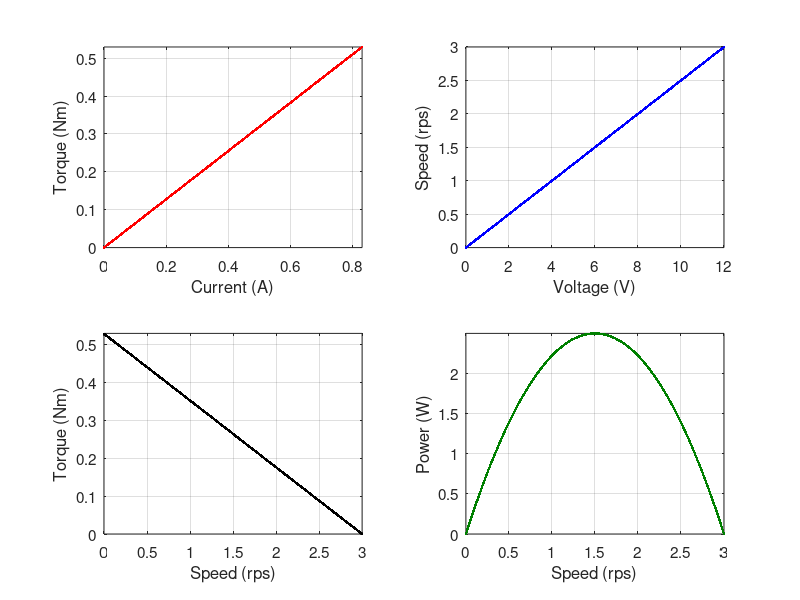

Source code (MATLAB): (Note: this script raises an error after producing the figure.)
clc, clear variables

% https://www.pololu.com/category/213/12v-carbon-brush-cb-20d-gearmotors

u_max = 12;
gearratio = 78;
switch gearratio
    case 78
        % https://www.pololu.com/product/3489
        % gear length: 17.5 mm -> gear ratio 63:1 or 78.125:1
        % measured gear ratio: 77.4 = 4644/3/(20) -> gear ratio 78.125
        w_max_rpm = 180;
        M_max_oz = 75;
    case 100
        % https://www.pololu.com/product/3490
        w_max_rpm = 140;
        M_max_oz = 85;
    case 195
        % https://www.pololu.com/product/3493
        w_max_rpm = 72;
        M_max_oz = 140;
    otherwise
end

kn = w_max_rpm/60*2*pi / u_max;
k_ozin2Nm = 0.0070615518333333;

w_max = kn*u_max;
M_max = M_max_oz * k_ozin2Nm;
i_max = M_max*kn;

a = -M_max/w_max;
b = M_max;

N = 1001;
w = (-w_max:2*w_max/(N-1):w_max).';
M(1:(N-1)/2,1) = a*w(1:(N-1)/2) - b;
M((N-1)/2:N,1) = a*w((N-1)/2:N) + b;

i = (-i_max:2*i_max/(N-1):i_max).';
u = (-u_max:2*u_max/(N-1):u_max).';

figure(1)
subplot(221)
plot(i, i/kn, 'r.'), grid on
axis([0 max(i) 0 max(i/kn)])
xlabel('Current (A)')
ylabel('Torque (Nm)')
set(gca,'FontSize',11)
subplot(222)
plot(u, u*kn/2/pi, 'b.'), grid on
axis([0 max(u) 0 max(u*kn/2/pi)])
xlabel('Voltage (V)')
ylabel('Speed (rps)')
set(gca,'FontSize',11)
subplot(223)
plot(w/2/pi, M, 'k.'), grid on
axis([0 max(w/2/pi) 0 max(M)])
xlabel('Speed (rps)')
ylabel('Torque (Nm)')
set(gca,'FontSize',11)
subplot(224)
plot(w/2/pi, M.*w, '.', 'color', [0 0.5 0]), grid on
axis([0 max(w/2/pi) 0 max(M.*w)])
xlabel('Speed (rps)')
ylabel('Power (W)')
set(gca,'FontSize',11)

%% this was before motion was introduced

clc, clear all

data = readmatrix('putty_02.log');

Ts = 5e-3;
N = size(data, 1);
time = (0:N-1).'*Ts;

ind = time > 4 & time < 10;
time = time(ind); time = time - time(1);
data = data(ind,:);

fs = 11;

figure(1)
stairs(time, data(:,1), 'color', [0 0.5 0], 'linewidt', 2), grid on
title('Speed-Cntrl', 'Fontsize', fs)
ylabel('Velocity (RPS)', 'Fontsize', fs)
xlabel('Time (sec)', 'Fontsize', fs)
xlim([0 max(time)])

figure(2)
ax(1) = subplot(211);
stairs(time, data(:,3), 'r', 'linewidt', 2), grid on
title('Position-Cntrl', 'Fontsize', fs)
ylabel('Position (R)', 'Fontsize', fs)
ax(2) = subplot(212);
stairs(time, data(:,2), 'r', 'linewidt', 2), grid on
ylabel('Velocity (RPS)', 'Fontsize', fs)
xlabel('Time (sec)', 'Fontsize', fs)
linkaxes(ax, 'x'), clear ax
xlim([0 max(time)])

%% this is after motion is introduced

clc, clear all

data = readmatrix('putty_10.log'); % no acc limitation active, no vel. feedforward
data = readmatrix('putty_11.log'); % default acc limitation active (40%), no vel. feedforward
data = readmatrix('putty_12.log'); % default acc limitation active (40%) -> overshoot
% data = readmatrix('putty_13.log'); % acc limitation active (10%), no vel. feedforward

Ts = 0.01;
N = size(data, 1);
time = (0:N-1).'*Ts;

% ind = time > 0.5 & time < 7;
% time = time(ind); time = time - time(1);
% data = data(ind,:);

fs = 11;

figure(3)
ax(1) = subplot(211);
stairs(time, data(:,1), 'color', [0 0.5 0], 'linewidt', 2), grid on
title('Speed-Cntrl', 'Fontsize', fs)
ylabel('Velocity (RPS)', 'Fontsize', fs)
ax(2) = subplot(212);
stairs(time, [0; diff(data(:,1))/Ts], 'r', 'linewidt', 2), grid on
ylabel('Acceleration (RPS/sec)', 'Fontsize', fs)
xlabel('Time (sec)', 'Fontsize', fs)
linkaxes(ax, 'x'), clear ax
xlim([0 max(time)])

figure(4)
ax(1) = subplot(311);
stairs(time, data(:,2), 'b', 'linewidt', 2), grid on
title('Position-Cntrl', 'Fontsize', fs)
ylabel('Position (R)', 'Fontsize', fs)
ax(2) = subplot(312);
stairs(time, data(:,3), 'color', [0 0.5 0], 'linewidt', 2), grid on
ylabel('Velocity (RPS)', 'Fontsize', fs)
ax(2) = subplot(313);
stairs(time, [0; diff(data(:,3))/Ts], 'r', 'linewidt', 2), grid on
ylabel('Acceleration (RPS/sec)', 'Fontsize', fs)
xlabel('Time (sec)', 'Fontsize', fs)
linkaxes(ax, 'x'), clear ax
xlim([0 max(time)])

figure(5)
ax(1) = subplot(311);
stairs(time, data(:,4), 'b', 'linewidt', 2), grid on
title('Position-Cntrl', 'Fontsize', fs)
ylabel('Position (R)', 'Fontsize', fs)
ax(2) = subplot(312);
stairs(time, data(:,5), 'color', [0 0.5 0], 'linewidt', 2), grid on
ylabel('Velocity (RPS)', 'Fontsize', fs)
ax(2) = subplot(313);
stairs(time, [0; diff(data(:,5))/Ts], 'r', 'linewidt', 2), grid on
ylabel('Acceleration (RPS/sec)', 'Fontsize', fs)
xlabel('Time (sec)', 'Fontsize', fs)
linkaxes(ax, 'x'), clear ax
xlim([0 max(time)])

%% ROME2 robot tuning

clc, clear all

% data = readmatrix('putty_14.log'); % default kp = 0.1, default acc limitation active (40%)
% data = readmatrix('putty_15.log'); % kp = 0.05, default acc limitation active (40%)
% data = readmatrix('putty_16.log'); % kp = 0.02, default acc limitation active (40%)
% data = readmatrix('putty_17.log'); % kp = 0.02, acc limitaion off
data = readmatrix('putty_18.log'); % kp = 0.02, acc limitaion at 10 RPS/sec

Ts = 0.01;
N = size(data, 1);
time = (0:N-1).'*Ts;

% ind = time > 0.5 & time < 7;
% time = time(ind); time = time - time(1);
% data = data(ind,:);

fs = 11;

figure(2)
ax(1) = subplot(211);
stairs(time, data(:,1:2), 'color', [0 0.5 0], 'linewidt', 2), grid on
title('Speed-Cntrl', 'Fontsize', fs)
ylabel('Velocity (RPS)', 'Fontsize', fs)
ax(2) = subplot(212);
stairs(time, [zeros(1,2); diff(data(:,1:2))/Ts], 'r', 'linewidt', 2), grid on
ylabel('Acceleration (RPS/sec)', 'Fontsize', fs)
xlabel('Time (sec)', 'Fontsize', fs)
linkaxes(ax, 'x'), clear ax
xlim([0 max(time)])
